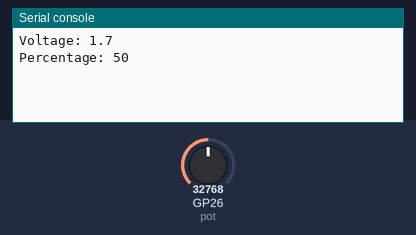
Simulated run of this program. Board: Raspberry Pi Pico running MicroPython. Shown: the last lines printed to the serial console. The inputs (shaded band) are chosen by the test bench; at power-on: GP26 (pot) = 32768 (analog values on the 0–65535 scale).

Above: at 1.2 s.
1.3 s: GP26 (pot) set to 45874
At 3.1 s:
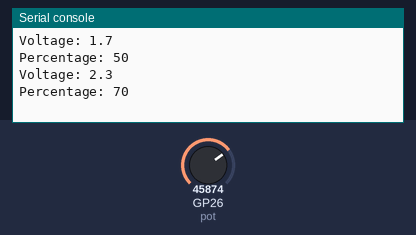
4.0 s: GP26 (pot) set to 57670
At 4.7 s:
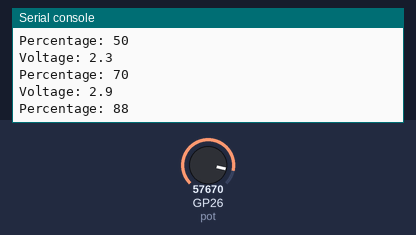
Timing chart, 0 to 7.0 s (numbered marks = the images above; inputs shaded):
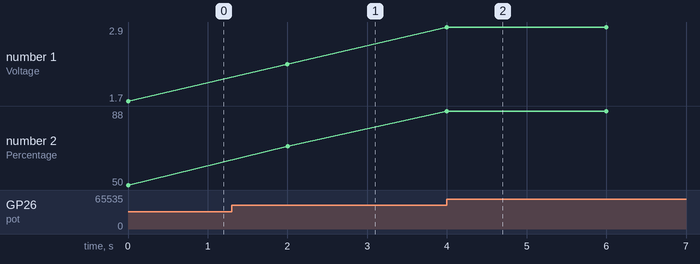

Measured:
- after the input at 1.3 s, the serial console: prints a new line after 0.70 s (image 1)
- after the input at 4.0 s, the serial console: prints a new line at once (image 2)
- plotted number 1: 1.7 → 2.3 after the input at 1.3 s, 2.3 → 2.9 after the input at 4.0 s
- plotted number 2: 50 → 70 after the input at 1.3 s, 70 → 88 after the input at 4.0 s

The program:

potentiometer.py
```python
import machine
import utime

pot = machine.ADC(26)
conversion_factor = 3.3 / (65535)
MAX_VOLTAGE = 3.3

while True:
    voltage = pot.read_u16() * conversion_factor
    print('Voltage: %.1f' % voltage)
    percentage = (voltage / MAX_VOLTAGE) * 100
    print('Percentage: %.0f' % percentage)
    utime.sleep(2)
```
